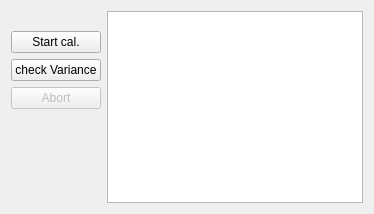
      <widget class="QWidget" name="para_cal_mag">
       <attribute name="title">
        <string>Step3: cal --mag</string>
       </attribute>
       <layout class="QHBoxLayout" name="horizontalLayout_28">
        <item>
         <layout class="QVBoxLayout" name="verticalLayout_16">
          <property name="topMargin">
           <number>20</number>
          </property>
          <item>
           <widget class="QPushButton" name="pushButton_start_cal3">
            <property name="sizePolicy">
             <sizepolicy hsizetype="Preferred" vsizetype="Fixed">
              <horstretch>0</horstretch>
              <verstretch>0</verstretch>
             </sizepolicy>
            </property>
            <property name="text">
             <string>Start cal.</string>
            </property>
           </widget>
          </item>
          <item>
           <widget class="QPushButton" name="pushButton_var_cal3">
            <property name="sizePolicy">
             <sizepolicy hsizetype="Preferred" vsizetype="Fixed">
              <horstretch>0</horstretch>
              <verstretch>0</verstretch>
             </sizepolicy>
            </property>
            <property name="text">
             <string>check Variance</string>
            </property>
           </widget>
          </item>
          <item>
           <widget class="QPushButton" name="pushButton_abort_cal3">
            <property name="enabled">
             <bool>false</bool>
            </property>
            <property name="sizePolicy">
             <sizepolicy hsizetype="Preferred" vsizetype="Fixed">
              <horstretch>0</horstretch>
              <verstretch>0</verstretch>
             </sizepolicy>
            </property>
            <property name="text">
             <string>Abort</string>
            </property>
           </widget>
          </item>
          <item>
           <spacer name="verticalSpacer_6">
            <property name="orientation">
             <enum>Qt::Vertical</enum>
            </property>
            <property name="sizeHint" stdset="0">
             <size>
              <width>20</width>
              <height>40</height>
             </size>
            </property>
           </spacer>
          </item>
         </layout>
        </item>
        <item>
         <widget class="QTextEdit" name="textOutput_cal3">
          <property name="undoRedoEnabled">
           <bool>false</bool>
          </property>
          <property name="overwriteMode">
           <bool>true</bool>
          </property>
         </widget>
        </item>
       </layout>
      </widget>
